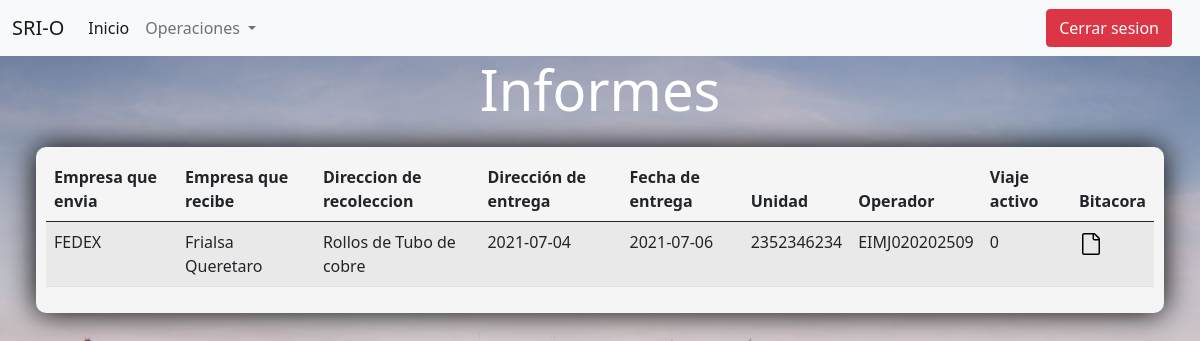
Screenshot of /operador/informes.php (signed in) with the database file from the repository.
### tables this page shows
CREATE TABLE IF NOT EXISTS `viaje` (
  `idViaje` int(11) NOT NULL AUTO_INCREMENT,
  `empresaEnvia` varchar(255) NOT NULL,
  `empresaRecibe` varchar(255) NOT NULL,
  `tipoBien` varchar(255) NOT NULL,
  `fechaEnvio` date NOT NULL,
  `fechaEntrega` date NOT NULL,
  `idUnidad` varchar(60) NOT NULL,
  `RFC` varchar(255) NOT NULL,
  `activo` tinyint(1) NOT NULL,
  PRIMARY KEY (`idViaje`),
  UNIQUE KEY `idUnidad` (`idUnidad`),
  UNIQUE KEY `idOperador` (`RFC`)
);

### FuncionesBD.php (called while the page is built, shortened)
<?php
function connect()
{
    $Server = "localhost";
    $BD = "t_super_refrigeradores";
    $user = "root";
    $pwd = "";
    $conection = mysqli_connect($Server, $user, $pwd, $BD) or die("No se pudo conectar");
    return $conection;
}
function consultaViajes(){
    $conex=connect();
    $selectUsu="select * from viaje";
    try {
        $rsViajes = mysqli_query($conex,$selectUsu);
        return $rsViajes;
    } catch (Exception $e) {
        die('Excepcion al consultar viajes:'.$e->getMessage());
    }
}

### operador/informes.php (the view, shortened to what this page needs)
<!doctype html>
<html>
<head>
  <link href="https://cdn.jsdelivr.net/npm/bootstrap@5.0.1/dist/css/bootstrap.min.css" rel="stylesheet">
  <link rel="stylesheet" href="../css/style.css">
</head>
<body>
  <?php include_once "navBar.php"; ?>
  <h1 class="display-4 text-center" style="color:white">Informes</h1>
  <div class="formViajes">
    <table class="table table-hover table-striped">
  <thead>
    <tr>
      <th scope="col">Empresa que envia</th>
      <th scope="col">Empresa que recibe</th>
      <th scope="col">Direccion de recoleccion</th>
      <th scope="col">Dirección de entrega</th>
      <th scope="col">Fecha de entrega</th>
      <th scope="col">Unidad</th>
      <th scope="col">Operador</th>
      <th scope="col">Viaje activo</th>
      <th scope="col">Bitacora</th>
    </tr>
  </thead>
  <tbody>
    <?php
        require '../funcionesBD.php';
        $rsViaje= consultaViajes();
        while ($arrViaje=mysqli_fetch_array($rsViaje)) {
            echo "
            <tr>
            <td>".$arrViaje['empresaEnvia']."</td>
            <td>".$arrViaje['empresaRecibe']."</td>
            <td>".$arrViaje['tipoBien']."</td>
            <td>".$arrViaje['fechaEnvio']."</td>
            <td>".$arrViaje['fechaEntrega']."</td>
            <td>".$arrViaje['idUnidad']."</td>
            <td>".$arrViaje['RFC']."</td>
            <td>".$arrViaje['activo']."</td>
            <td> <a><img src='../img/file.svg'>
            </tr>";
        }
    ?>
  </tbody>
</table>
</div>
</body>
</html>

### css/style.css (style rules this page uses)
body { background-image: url(../img/1860x1050-R2A8182.jpg); background-repeat: no-repeat; background-position: center center; background-attachment: fixed; background-size: cover; background-color: #1b1a1a; }
.formViajes { position: center center; margin: 2vw 3vw; top: 10vh; background: whitesmoke; padding: 10px; border-radius: 10px; box-shadow: 0px 0px 30px 0px #000; }

### rows the page displays
viaje: empresaEnvia "FEDEX", empresaRecibe "Frialsa Queretaro", tipoBien "Rollos de Tubo de cobre", fechaEnvio "2021-07-04", fechaEntrega "2021-07-06", idUnidad "2352346234", RFC "EIMJ020202509", activo "0"
